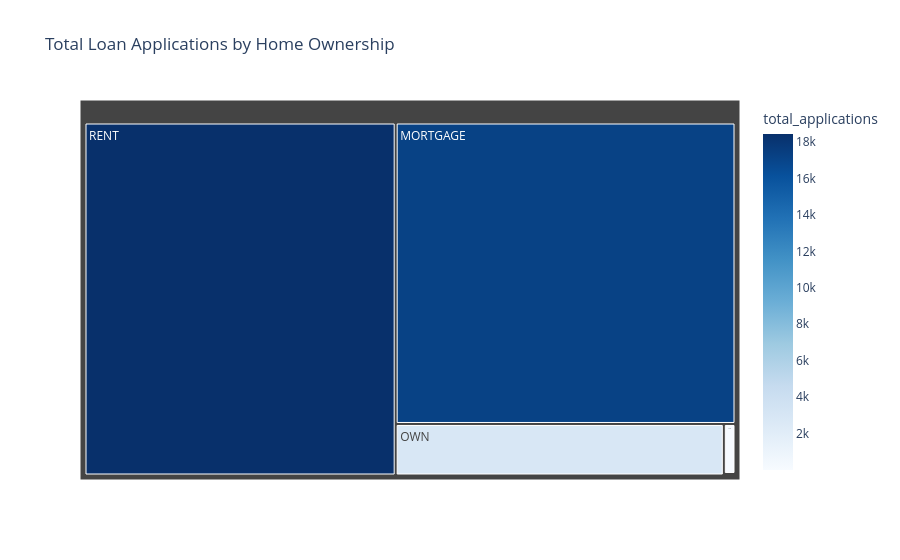

Notebook source saved alongside this figure:
### Code cell
fig = px.treemap(home_applications, path = ['home_ownership'], values = 'total_applications', color = 'total_applications',
                 color_continuous_scale= 'Blues',
                 title = 'Total Loan Applications by Home Ownership')
fig.show()

### Figure 1 — Plotly figure (JSON) as saved in the notebook; plotly's stock layout.template omitted (floating-point values rounded to 4 significant figures)
{"data": [{"branchvalues": "total", "customdata": [[3.0], [98.0], [2838.0], [17200.0], [18440.0]], "domain": {"x": [0, 1], "y": [0, 1]}, "hovertemplate": "labels=%{label}<br>total_applications_sum=%{value}<br>parent=%{parent}<br>id=%{id}<br>total_applications=%{color}<extra></extra>", "ids": ["NONE", "OTHER", "OWN", "MORTGAGE", "RENT"], "labels": ["NONE", "OTHER", "OWN", "MORTGAGE", "RENT"], "marker": {"coloraxis": "coloraxis", "colors": [3.0, 98.0, 2838.0, 17200.0, 18440.0]}, "name": "", "parents": ["", "", "", "", ""], "type": "treemap", "values": [3.0, 98.0, 2838.0, 17200.0, 18440.0]}], "layout": {"coloraxis": {"colorbar": {"title": {"text": "total_applications"}}, "colorscale": [[0, "rgb(247,251,255)"], [0.125, "rgb(222,235,247)"], [0.25, "rgb(198,219,239)"], [0.375, "rgb(158,202,225)"], [0.5, "rgb(107,174,214)"], [0.625, "rgb(66,146,198)"], [0.75, "rgb(33,113,181)"], [0.875, "rgb(8,81,156)"], [1, "rgb(8,48,107)"]]}, "legend": {"tracegroupgap": 0}, "title": {"text": "Total Loan Applications by Home Ownership"}}}
